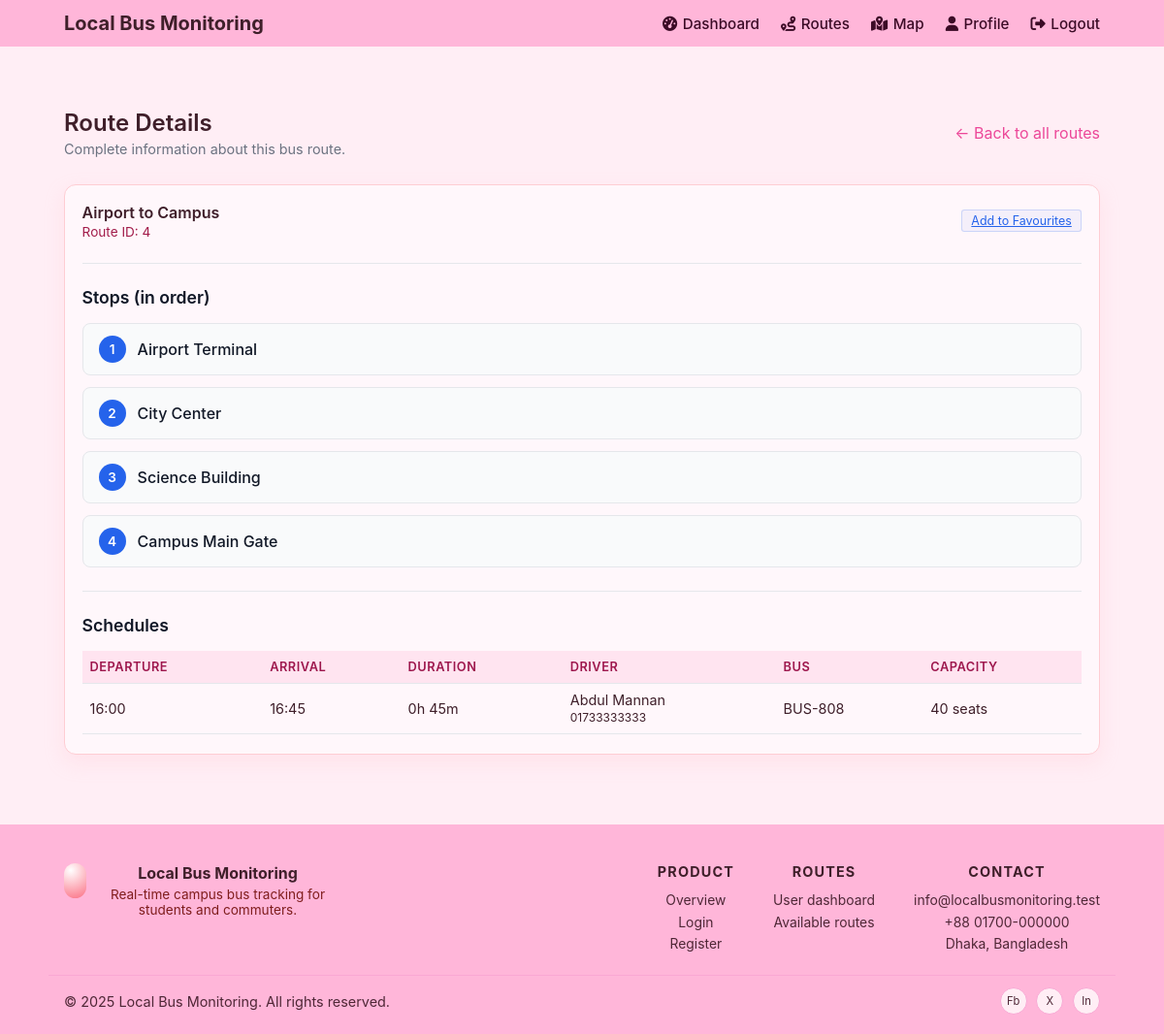
The app's page /pages/routes.php?route_id=4 (signed in) with its own data.
### tables this page shows
CREATE TABLE `route` (
  `route_id` int(11) NOT NULL,
  `route_name` varchar(100) NOT NULL
);

CREATE TABLE `route_stops` (
  `rs_id` int(11) NOT NULL,
  `route_id` int(11) NOT NULL,
  `stop_id` int(11) NOT NULL,
  `stop_order` int(11) NOT NULL
);

CREATE TABLE `stop` (
  `stop_id` int(11) NOT NULL,
  `stop_name` varchar(100) NOT NULL
);

CREATE TABLE `schedule` (
  `schedule_id` int(11) NOT NULL,
  `departure_time` time NOT NULL,
  `arrival_time` time NOT NULL,
  `route_id` int(11) NOT NULL,
  `admin_id` int(11) NOT NULL,
  `driver_id` int(11) NOT NULL
);

CREATE TABLE `driver` (
  `driver_id` int(11) NOT NULL,
  `driver_name` varchar(100) NOT NULL,
  `phone_number` varchar(20) NOT NULL,
  `password` varchar(255) NOT NULL
);

CREATE TABLE `bus` (
  `bus_id` int(11) NOT NULL,
  `bus_num` varchar(50) NOT NULL,
  `capacity` int(11) NOT NULL,
  `route_id` int(11) NOT NULL,
  `schedule_id` int(11) NOT NULL
);

### pages/routes.php (the view, shortened to what this page needs)
<?php
include __DIR__ . "/../includes/db.php";
$user_id = (int) ($_SESSION['user_id'] ?? 0);
$viewRouteId = isset($_GET['route_id']) ? (int) $_GET['route_id'] : 0;
if ($viewRouteId > 0) {
    $routeDetails = null;
    $routeStops = [];
    $routeSchedules = [];
    if ($stmt = mysqli_prepare($conn, "SELECT route_id, route_name FROM route WHERE route_id = ?")) {
        mysqli_stmt_bind_param($stmt, "i", $viewRouteId);
        mysqli_stmt_execute($stmt);
        $result = mysqli_stmt_get_result($stmt);
        if ($result && $row = mysqli_fetch_assoc($result)) {
            $routeDetails = $row;
        }
    }
    if ($routeDetails) {
        if ($stmt = mysqli_prepare($conn, "
            SELECT st.stop_id, st.stop_name, rs.stop_order
            FROM route_stops rs
            JOIN stop st ON st.stop_id = rs.stop_id
            WHERE rs.route_id = ?
            ORDER BY rs.stop_order ASC
        ")) {
            mysqli_stmt_bind_param($stmt, "i", $viewRouteId);
            mysqli_stmt_execute($stmt);
            $result = mysqli_stmt_get_result($stmt);
            if ($result) {
                while ($row = mysqli_fetch_assoc($result)) {
                    $routeStops[] = $row;
                }
            }
        }
        if ($stmt = mysqli_prepare($conn, "
            SELECT s.schedule_id, s.departure_time, s.arrival_time,
                   d.driver_name, d.phone_number as driver_phone,
                   b.bus_id, b.bus_num, b.capacity
            FROM schedule s
            LEFT JOIN driver d ON d.driver_id = s.driver_id
            LEFT JOIN bus b ON b.schedule_id = s.schedule_id
            WHERE s.route_id = ?
            ORDER BY s.departure_time ASC
        ")) {
            mysqli_stmt_bind_param($stmt, "i", $viewRouteId);
            mysqli_stmt_execute($stmt);
            $result = mysqli_stmt_get_result($stmt);
            if ($result) {
                while ($row = mysqli_fetch_assoc($result)) {
                    $routeSchedules[] = $row;
                }
            }
        }
        $isFavourite = false;
        if ($user_id > 0 && $stmt = mysqli_prepare($conn, "SELECT 1 FROM user_favourite_route WHERE user_id = ? AND route_id = ?")) {
            mysqli_stmt_bind_param($stmt, "ii", $user_id, $viewRouteId);
            mysqli_stmt_execute($stmt);
            $result = mysqli_stmt_get_result($stmt);
            $isFavourite = $result && mysqli_num_rows($result) > 0;
        }
    }
    include __DIR__ . "/../includes/header.php";
    ?>
    <section class="dashboard container">
        <div class="dashboard-header">
            <div>
                <h2 class="dashboard-title">Route Details</h2>
                <p class="dashboard-subtitle">
                    Complete information about this bus route.
                </p>
            </div>
            <div class="dashboard-actions">
                <a href="/bus/pages/routes.php" class="link-small">← Back to all routes</a>
            </div>
        </div>
        <?php if ($routeDetails): ?>
            <section class="card">
                <div class="card-header">
                    <div>
                        <h3><?php echo htmlspecialchars($routeDetails['route_name']); ?></h3>
                        <p class="card-subtitle">Route ID: <?php echo (int) $routeDetails['route_id']; ?></p>
                    </div>
                    <div>
                        <?php if ($isFavourite): ?>
                            <a href="/bus/pages/routes.php?route_id=<?php echo $viewRouteId; ?>&unfav=<?php echo $viewRouteId; ?>" class="btn-pill-small btn-pill-secondary">Remove from Favourites</a>
                        <?php else: ?>
                            <a href="/bus/pages/routes.php?route_id=<?php echo $viewRouteId; ?>&fav=<?php echo $viewRouteId; ?>" class="btn-pill-small">Add to Favourites</a>
                        <?php endif; ?>
                    </div>
                </div>
                <div class="card-section">
                    <h4>Stops (in order)</h4>
                    <?php if (!empty($routeStops)): ?>
                        <ol class="route-stops-list">
                            <?php foreach ($routeStops as $index => $stop): ?>
                                <li>
                                    <span class="stop-number"><?php echo $index + 1; ?></span>
                                    <span class="stop-name"><?php echo htmlspecialchars($stop['stop_name']); ?></span>
                                </li>
                            <?php endforeach; ?>
                        </ol>
                    <?php else: ?>
                        <p class="empty-state">No stops configured for this route.</p>
                    <?php endif; ?>
                </div>
                <div class="card-section">
                    <h4>Schedules</h4>
                    <?php if (!empty($routeSchedules)): ?>
                        <div class="table-wrapper">
                            <table class="data-table">
                                <thead>
                                    <tr>
                                        <th>Departure</th>
                                        <th>Arrival</th>
                                        <th>Duration</th>
                                        <th>Driver</th>
                                        <th>Bus</th>
                                        <th>Capacity</th>
                                    </tr>
                                </thead>
                                <tbody>
                                    <?php foreach ($routeSchedules as $schedule): ?>
                                        <tr>
                                            <td><?php echo htmlspecialchars(substr($schedule['departure_time'], 0, 5)); ?></td>
                                            <td><?php echo htmlspecialchars(substr($schedule['arrival_time'], 0, 5)); ?></td>
                                            <td>
                                                <?php
                                                $dep = new DateTime($schedule['departure_time']);
                                                $arr = new DateTime($schedule['arrival_time']);
                                                $diff = $dep->diff($arr);
                                                echo $diff->h . 'h ' . $diff->i . 'm';
                                                ?>
                                            </td>
                                            <td>
                                                <?php if (!empty($schedule['driver_name'])): ?>
                                                    <?php echo htmlspecialchars($schedule['driver_name']); ?>
                                                    <br><small><?php echo htmlspecialchars($schedule['driver_phone']); ?></small>
                                                <?php else: ?>
                                                    <span class="text-muted">—</span>
                                                <?php endif; ?>
                                            </td>
                                            <td>
                                                <?php if (!empty($schedule['bus_num'])): ?>
                                                    <?php echo htmlspecialchars($schedule['bus_num']); ?>
                                                <?php else: ?>
                                                    <span class="text-muted">—</span>
                                                <?php endif; ?>
                                            </td>
                                            <td>
                                                <?php if (!empty($schedule['capacity'])): ?>
                                                    <?php echo (int) $schedule['capacity']; ?> seats
                                                <?php else: ?>
                                                    <span class="text-muted">—</span>
                                                <?php endif; ?>
                                            </td>
                                        </tr>
                                    <?php endforeach; ?>
                                </tbody>
                            </table>
                        </div>
                    <?php else: ?>
                        <p class="empty-state">No schedules available for this route.</p>
                    <?php endif; ?>
                </div>
            </section>
        <?php endif; ?>
    </section>
    <?php include __DIR__ . "/../includes/footer.php"; ?>
    <?php exit(); ?>
<?php
}
include __DIR__ . "/../includes/header.php";
?>
<?php include __DIR__ . "/../includes/footer.php"; ?>

### assets/css/style.css (style rules this page uses)
*, *::before, *::after { box-sizing: border-box; margin: 0; padding: 0; }
body { font-family: -apple-system, BlinkMacSystemFont, "Segoe UI", Arial, sans-serif; background: #ffeef5; color: #3f1f2a; min-height: 100vh; }
.container { width: 100%; max-width: 1100px; margin: 0 auto; padding: 0 1rem; }
.link-small { color: #ec4899; text-decoration: none; }
.dashboard { padding-top: 2rem; padding-bottom: 2.5rem; }
.dashboard-header { display: flex; align-items: center; justify-content: space-between; gap: 1.5rem; margin-bottom: 1.75rem; }
.dashboard-title { font-size: 1.5rem; font-weight: 600; margin-bottom: 0.25rem; }
.dashboard-subtitle { font-size: 0.9rem; color: #6b7280; }
.card { background: #fff7fb; border-radius: 0.75rem; padding: 1.1rem 1.1rem 1.25rem; box-shadow: 0 8px 20px rgba(255, 192, 203, 0.25); border: 1px solid #fecdd3; }
.card-header { display: flex; align-items: center; justify-content: space-between; gap: 1rem; margin-bottom: 0.85rem; }
.card-header h3 { font-size: 1rem; font-weight: 600; }
.card-subtitle { font-size: 0.85rem; color: #a21c4a; margin-top: 0.15rem; }
.table-wrapper { margin-top: 0.5rem; overflow-x: auto; }
.data-table { width: 100%; border-collapse: collapse; font-size: 0.9rem; }
.data-table thead { background: #ffe4f0; }
.data-table th, .data-table td { padding: 0.55rem 0.5rem; text-align: left; border-bottom: 1px solid #e5e7eb; }
.data-table th { font-weight: 600; font-size: 0.8rem; color: #9d174d; text-transform: uppercase; letter-spacing: 0.04em; }
.btn-pill-small { display: inline-block; width: auto; padding: 0.18rem 0.6rem; font-size: 0.78rem; border-radius: 0.2rem; background: #2563eb0d; color: #2563eb; border: 1px solid #2563eb33; }
.card-section { margin-top: 1.5rem; padding-top: 1.5rem; border-top: 1px solid #e5e7eb; }
.card-section h4 { font-size: 1.1rem; font-weight: 600; margin-bottom: 1rem; color: #111827; }
.route-stops-list { list-style: none; counter-reset: stop-counter; display: flex; flex-direction: column; gap: 0.75rem; }
.route-stops-list li { display: flex; align-items: center; gap: 0.75rem; padding: 0.75rem 1rem; background: #f9fafb; border-radius: 0.5rem; border: 1px solid #e5e7eb; }
.stop-number { display: flex; align-items: center; justify-content: center; width: 28px; height: 28px; border-radius: 999px; background: #2563eb; color: #ffffff; font-weight: 600; font-size: 0.85rem; flex-shrink: 0; }
.stop-name { font-weight: 500; color: #111827; }

### records on screen
route: route_name "Airport to Campus", route_id "4"
route_stops: stop.stop_name "Airport Terminal"
route_stops: stop.stop_name "City Center"
route_stops: stop.stop_name "Science Building"
route_stops: stop.stop_name "Campus Main Gate"
schedule: departure_time "16:00", arrival_time "16:45", departure_time+arrival_time "0", departure_time+arrival_time "45", driver.driver_name "Abdul Mannan", driver.phone_number "01733333333", bus.bus_num "BUS-808", bus.capacity "40"
